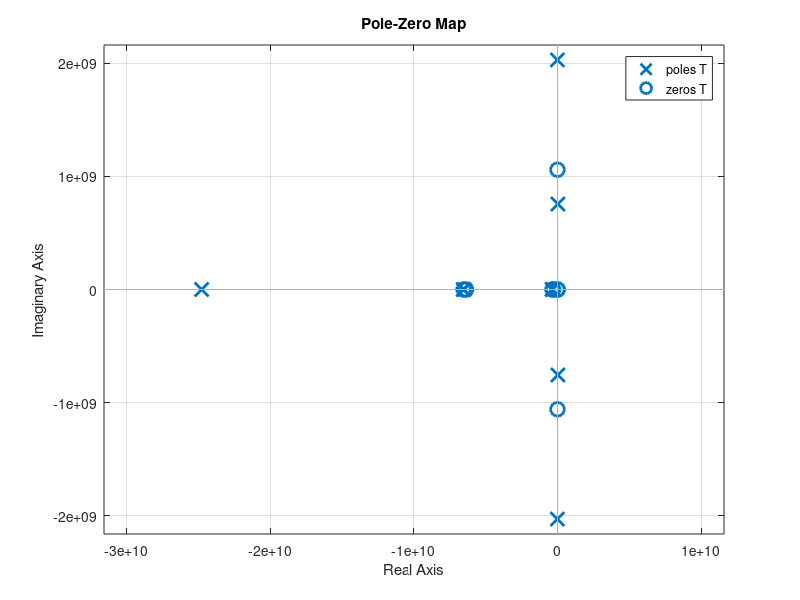

Write MATLAB code to recreate this figure.
%% Reverse Conduction Oscillations
s = tf('s');
% z1 = Rg + s*Lg;
% z2 = s*Ls;
% z3 = s*(Ls+2*Ld) + 1/(s*(Cgd + Cds)) + 2*Rd+2*Rs;
% z4 = (z1*z2+z2*z3+z1*z3)/z2;
% z5 = (z1*z2+z2*z3+z1*z3)/z3;
% z6 = (z1*z2+z2*z3+z1*z3)/z1;
% z7 = z4/(1+s*z4*Cgd);
% z8 = z5/(1+s*z5*Cgs);
% z9 = z6/(1+s*z6*Cds);
% F = -(z7*z9)/(z7+z8+z9);
% A = 15.2733333;
% G = F*A;
% T = A/(1-G);


hold on
for Vds = 0:400:400
% Vds = 400;
%% Crss calculation
       a1 =   2.519e+14;
       b1 =      -345.7;
       c1 =       63.76;
       a2 =       27.99;
       b2 =       12.86;
       c2 =       18.29;
       a3 =       8.666;
       b3 =       33.93;
       c3 =       9.161;
       a4 =       1.502;
       b4 =       125.5;
       c4 =       121.9;
       a5 =      0.6563;
       b5 =         500;
       c5 =       34.57;
       a6 =        1.98;
       b6 =       408.2;
       c6 =       134.7;
Crss1 = a1.*exp(-((Vds-b1)./c1).^2) + a2.*exp(-((Vds-b2)./c2).^2) + a3*exp(-((Vds-b3)./c3).^2)...
   + a4.*exp(-((Vds-b4)./c4).^2) +a5.*exp(-((Vds-b5)./c5).^2) +a6.*exp(-((Vds-b6)./c6).^2);
%% Ciss Calculation
       a1 =        1167;
       b1 =      -115.8;
       c1 =       60.96;
       a2 =       269.7;
       b2 =       -5402;
       c2 =   4.243e+04;
       a3 =        3.61;
       b3 =       238.5;
       c3 =       2.507;
       a4 =       1.036;
       b4 =       175.8;
       c4 =       16.81;
       a5 =       1.571;
       b5 =         263;
       c5 =       3.586;
       a6 =      -1.174;
       b6 =       238.2;
       c6 =       25.85;
Ciss1 = a1.*exp(-((Vds-b1)./c1).^2) + a2.*exp(-((Vds-b2)./c2).^2) + a3*exp(-((Vds-b3)./c3).^2)...
   + a4.*exp(-((Vds-b4)./c4).^2) +a5.*exp(-((Vds-b5)./c5).^2) +a6.*exp(-((Vds-b6)./c6).^2);


%% Coss Calculation
       a1 =         328;
       b1 =       -8.43;
       c1 =       30.26;
       a2 =       115.8;
       b2 =        42.2;
       c2 =       7.341;
       a3 =       45.83;
       b3 =       59.01;
       c3 =       6.099;
       a4 =       183.1;
       b4 =        28.6;
       c4 =       16.39;
       a5 =       69.29;
       b5 =       154.4;
       c5 =        1511;
       a6 =       125.6;
       b6 =       22.68;
       c6 =       119.6;
Coss1 = a1.*exp(-((Vds-b1)./c1).^2) + a2.*exp(-((Vds-b2)./c2).^2) + a3*exp(-((Vds-b3)./c3).^2)...
   + a4.*exp(-((Vds-b4)./c4).^2) +a5.*exp(-((Vds-b5)./c5).^2) +a6.*exp(-((Vds-b6)./c6).^2);
%% Outputs
Coss1 = Coss1 * 1e-12;
Crss1 = Crss1 * 1e-12;
Ciss1 = Ciss1 * 1e-12;

Cgs1 = Ciss1 - Crss1;
Cds1 = Coss1 - Crss1;
Cgd1 = Crss1;
% 
% Cgd1 = 2e-12;
% Cgs1 = 258e-12;
% Cds1 = 63e-12;
% Coss1 = Cgd1+Cds1;

Ls1 = 0.9e-9;
Ld1 = 0.9e-9;
Lg1 = 1e-9;
Lk =2*Ld1+Ls1;

Ron1 = 10;
Rg1 = 1.5;
Rloop = 0;

a0 = 1;
a1 = Cgs1*(Rg1+Ron1)+Coss1*Rloop;
a2 = Cgs1*Lg1 + Coss1*Lk + Cgs1*Ls1 + Cgs1*Coss1*(Rg1+Ron1)*Rloop;
a3 = Cgs1*Coss1*(Lk*(Rg1+Ron1) + Ls1*(Rg1+Ron1) + Lg1*Rloop + Ls1*Rloop);
a4 = Cgs1*Coss1*(Lk*Lg1+ Lk*Ls1 + Lg1*Ls1);
b0 = Cds1 + Cgd1 + Coss1;
b1 = (Cds1*Cgd1+Cds1*Cgs1+Cgd1*Cgs1)*(Rg1+Ron1) + (Cgd1+Cgs1)*Coss1*(Rg1+Ron1) + (Cds1 + Cgd1)*Coss1*(Rloop);
b2 = (Cds1*Cgd1+Cds1*Cgs1+Cgd1*Cgs1)*(Lg1+Ls1+Coss1*(Rg1+Ron1)*Rloop) + Coss1*(Cds1*(Lk+Ls1)+Cgd1*(Lk+Lg1)+Cgs1*(Ls1+Lg1));
b3 = Coss1*(Cds1*Cgd1+Cds1*Cgs1+Cgd1*Cgs1)*(Lk*(Rg1+Ron1)+Ls1*(Rg1+Ron1)+Lg1*Rloop+Ls1*Rloop);
b4 = Coss1*(Cds1*Cgd1+Cds1*Cgs1+Cgd1*Cgs1)*(Lk*Lg1 + Lk*Ls1 + Lg1*Ls1);
gm= 15.2733333;
c0 = gm*a0;
c1 = gm*a1+b0;
c2 = gm*a2+b1;
c3 = gm*a3+b2;
c4 = gm*a4+b3;
c5 = b4;
T = gm*s*(b4*s^4+b3*s^3+b2*s^2+b1*s+b0)/(c5*s^5+c4*s^4+c3*s^3+c2*s^2+c1*s+c0);
pzmap(T);
p = pole(T);
z = zero(T);
% end
% sizez = size(z);
% sizez = sizez(1);
% k = 1;
% for j = 1:sizez
%     if p(j) ~= 0 && z(j) ~= 0
%        for i=1:sizez
%            if p(j) == z(i)
%                polenew = p;
%                zeronew = z;
%                polenew(j) = [];
%                zeronew(i) = [];
%                
%                
%        
end